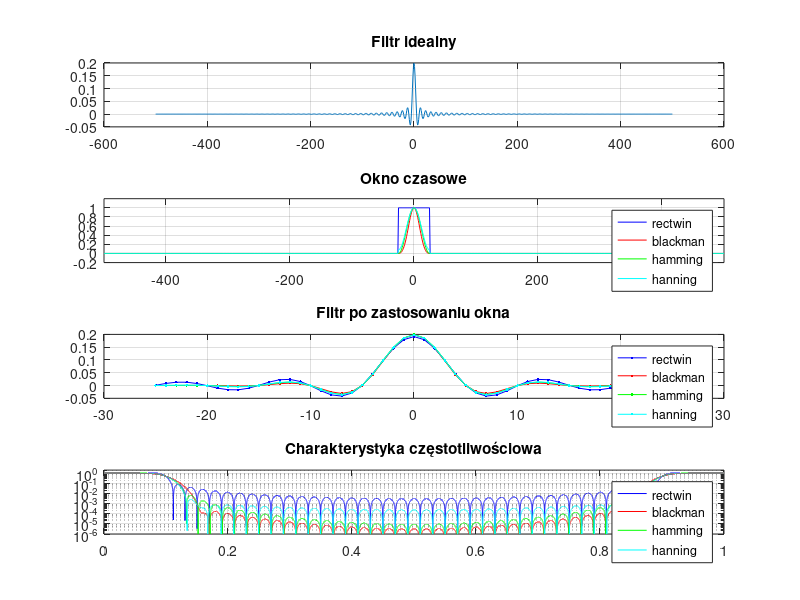
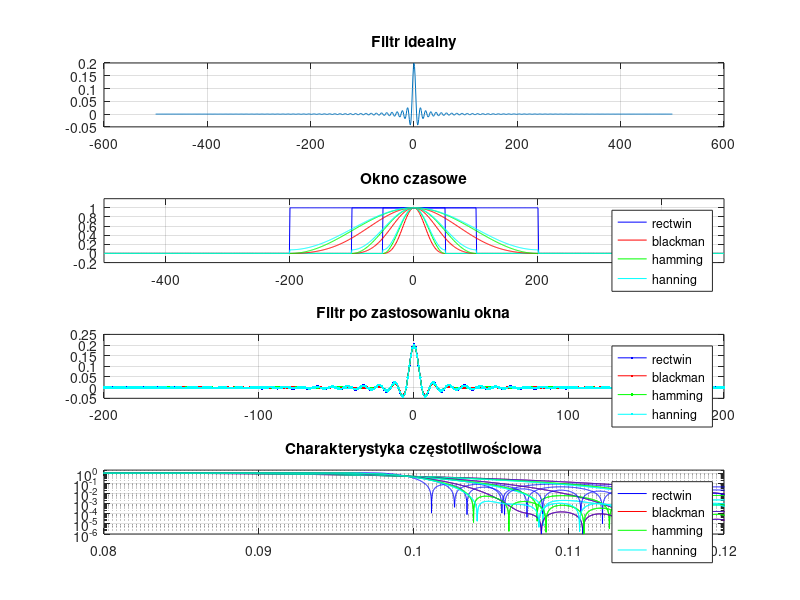
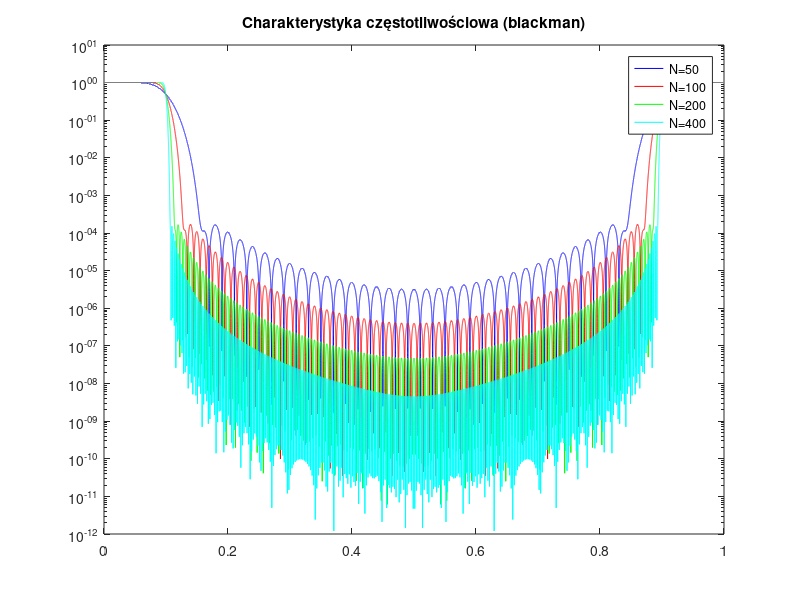

These charts were generated, in order, by the following MATLAB code:
clear
figure(3); clf;

% 1) Definicja parametrów filtra
N=25;

zapis=zeros(4,100000);

for i=1:4
N=N*2;
Fg=0.1;
okno=rectwin(N+1);
okno1=blackman(N+1); 
okno3=hamming(N+1);
okno2=hanning(N+1);

okno_wizualizacja=zeros(1,1001); okno_wizualizacja(501-N/2:501+N/2)=okno;
okno1_wizualizacja=zeros(1,1001); okno1_wizualizacja(501-N/2:501+N/2)=okno1;
okno2_wizualizacja=zeros(1,1001); okno2_wizualizacja(501-N/2:501+N/2)=okno2;
okno3_wizualizacja=zeros(1,1001); okno3_wizualizacja(501-N/2:501+N/2)=okno3;% dopelniamy nasze okno czasowe z lewej i prawej strony zerami na potrzevby wizualizacji

% 2) Liczymy i rysujemy odpowiedz filtra dolnoprzepustowego
B = fir1(1000,Fg*2); % Definicja filtra "idealnego" (czyli bardzo wysokiego rzedu) na potrzeby wizualizacji
subplot(411); plot([-500:500],B); grid on;
title('Filtr idealny');
%legend('rectwin','blackman','hamming','hanning')
% rysujemy filtr "idealny"
subplot(412); plot([-500:500],okno_wizualizacja, 'b-');
hold on;
plot([-500:500],okno1_wizualizacja,'r-');
hold on;
plot([-500:500],okno2_wizualizacja,'g-');
hold on;
plot([-500:500],okno3_wizualizacja,'c-');
axis([-500 500 -0.2 1.2]);
grid on; %rysujemy nasze okno czasowe
title('Okno czasowe');
legend('rectwin','blackman','hamming','hanning')

b=fir1(N,Fg*2,'low',okno);
b1=fir1(N,Fg*2,'low',okno1);
b2=fir1(N,Fg*2,'low',okno2);
b3=fir1(N,Fg*2,'low',okno3);
subplot(413); plot([-N/2:N/2],b,'b.-');
hold on; 
plot([-N/2:N/2],b1,'r.-'); 
hold on; 
plot([-N/2:N/2],b2,'g.-'); 
hold on; 
plot([-N/2:N/2],b3,'c.-'); 
grid on;
title('Filtr po zastosowaniu okna');
legend('rectwin','blackman','hamming','hanning')


%% 3) Charakterystyka czestotliwosciowa
N2=1e5; widmo2=abs(fft(b,N2));
widmo21=abs(fft(b1,N2));
widmo22=abs(fft(b2,N2));
widmo23=abs(fft(b3,N2));% faktyczna odpowiedz czestotliwosciowa, liczona z malym krokiem czestotliwosci
Fb2=[0:N2-1]/N2;
subplot(414); semilogy(Fb2,widmo2, 'b-');
hold on;
semilogy(Fb2,widmo21, 'r-');
hold on;
semilogy(Fb2,widmo22, 'g-');
hold on;
semilogy(Fb2,widmo23, 'c-');
grid on; axis([0 1 1e-6 2])
title('Charakterystyka częstotliwościowa');
legend('rectwin','blackman','hamming','hanning')
figure(6); %semilogy(Fb2,widmo2, 'b-');
hold on;
semilogy(Fb2,widmo21, 'b-');
hold on;
semilogy(Fb2,widmo22, 'g-');
hold on;
semilogy(Fb2,widmo23, 'c-');
grid on; axis([0.08 0.12 1e-6 2])
title('Charakterystyka częstotliwościowa');
legend('rectwin','blackman','hamming','hanning')

zapis(i,:)=widmo21;

end

figure(8);
semilogy(Fb2,zapis(1,:), 'b-',Fb2,zapis(2,:), 'r-',Fb2,zapis(3,:), 'g-',Fb2,zapis(4,:), 'c-');
title('Charakterystyka częstotliwościowa (blackman)');
legend('N=50','N=100','N=200','N=400')





% 4) Do zrobienia
% a) Na figure 1 nalozyc wykresy ksztaltu okna, odpowiedzi filtra oraz
% charakterystyki amplitudowej filtra dla okien: prostokatnego (jak w
% skrypcie), blackman, hamming, hanning. Rysunek zamiescic w sprawozdaniu.
% Skomentowac:
% - Ktore z tych okien daje najmniejsza szerokosc pasma przejsciowego fltra? 
% - Ktore daje najlepsze tlumienie w pasmie zaporowym? 
% - Ktore daje najwieksze zafalowania w pasmie przenoszenia (wystarczy sprawdzic maksymalne
% wzmocnienie w pasmie przenoszenia dla kazdego filtra, powiekszajac kazdy
% wykres wokol wartosci 1 na osi pionowej)?

% b) Powtorzyc krok a dla rzedu filtra N=100,200,400. Zamiescic wykresy w sprawozdaniu. Dla wybranego okna
% (jedno z trzech: blackman, hamming, hanning) narysowac charakterystyki
% amplitudowe dla czterech wartosci rzedu filtra (50,100,200,400) na
% wspolnym wykresie.

% c) Prosze pamietac o rozsadnym wyskalowaniu wszystkich wykresow!